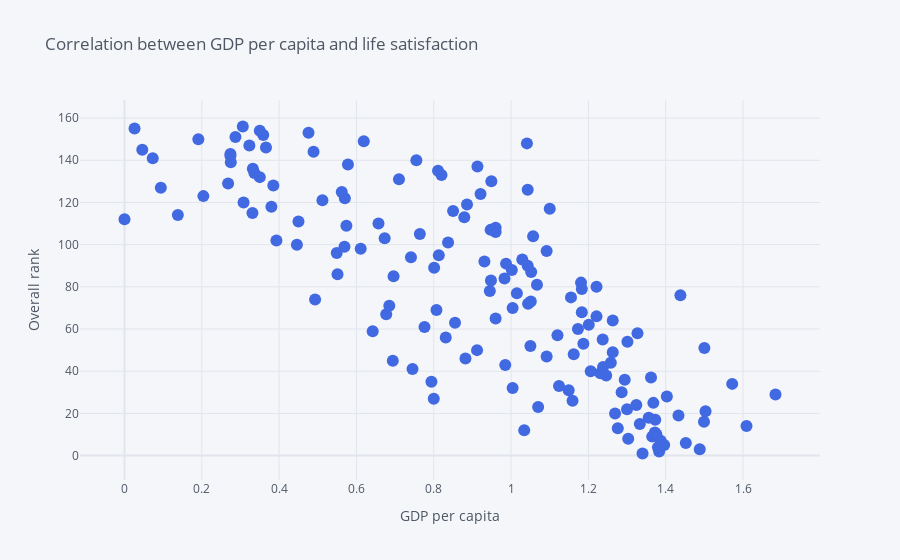

Notebook cell for this chart:
### Code cell
# Correlation between GDP per capita and life satisfaction
# The higher the GDP per capita, the more life satisfaction they are

df_2019.iplot(mode='markers', x='GDP per capita', y='Overall rank', 
              text='Country or region', color='royalblue', xTitle='GDP per capita', yTitle='Overall rank', 
              title="Correlation between GDP per capita and life satisfaction")

### Figure 1 — Plotly figure (JSON) as saved in the notebook; plotly's stock layout.template omitted (floating-point values rounded to 4 significant figures; data arrays with more than 128 entries replaced by an {"elided": "..."} marker saying what was removed)
{"data": [{"line": {"color": "rgba(65, 105, 225, 1.0)", "dash": "solid", "shape": "linear", "width": 1.3}, "marker": {"size": 12, "symbol": "circle"}, "mode": "markers", "name": "Overall rank", "text": {"elided": "156 str values"}, "type": "scatter", "x": {"elided": "156 float values"}, "y": {"elided": "156 int values"}}], "layout": {"legend": {"bgcolor": "#F5F6F9", "font": {"color": "#4D5663"}}, "paper_bgcolor": "#F5F6F9", "plot_bgcolor": "#F5F6F9", "title": {"font": {"color": "#4D5663"}, "text": "Correlation between GDP per capita and life satisfaction"}, "xaxis": {"gridcolor": "#E1E5ED", "showgrid": true, "tickfont": {"color": "#4D5663"}, "title": {"font": {"color": "#4D5663"}, "text": "GDP per capita"}, "zerolinecolor": "#E1E5ED"}, "yaxis": {"gridcolor": "#E1E5ED", "showgrid": true, "tickfont": {"color": "#4D5663"}, "title": {"font": {"color": "#4D5663"}, "text": "Overall rank"}, "zerolinecolor": "#E1E5ED"}}}
